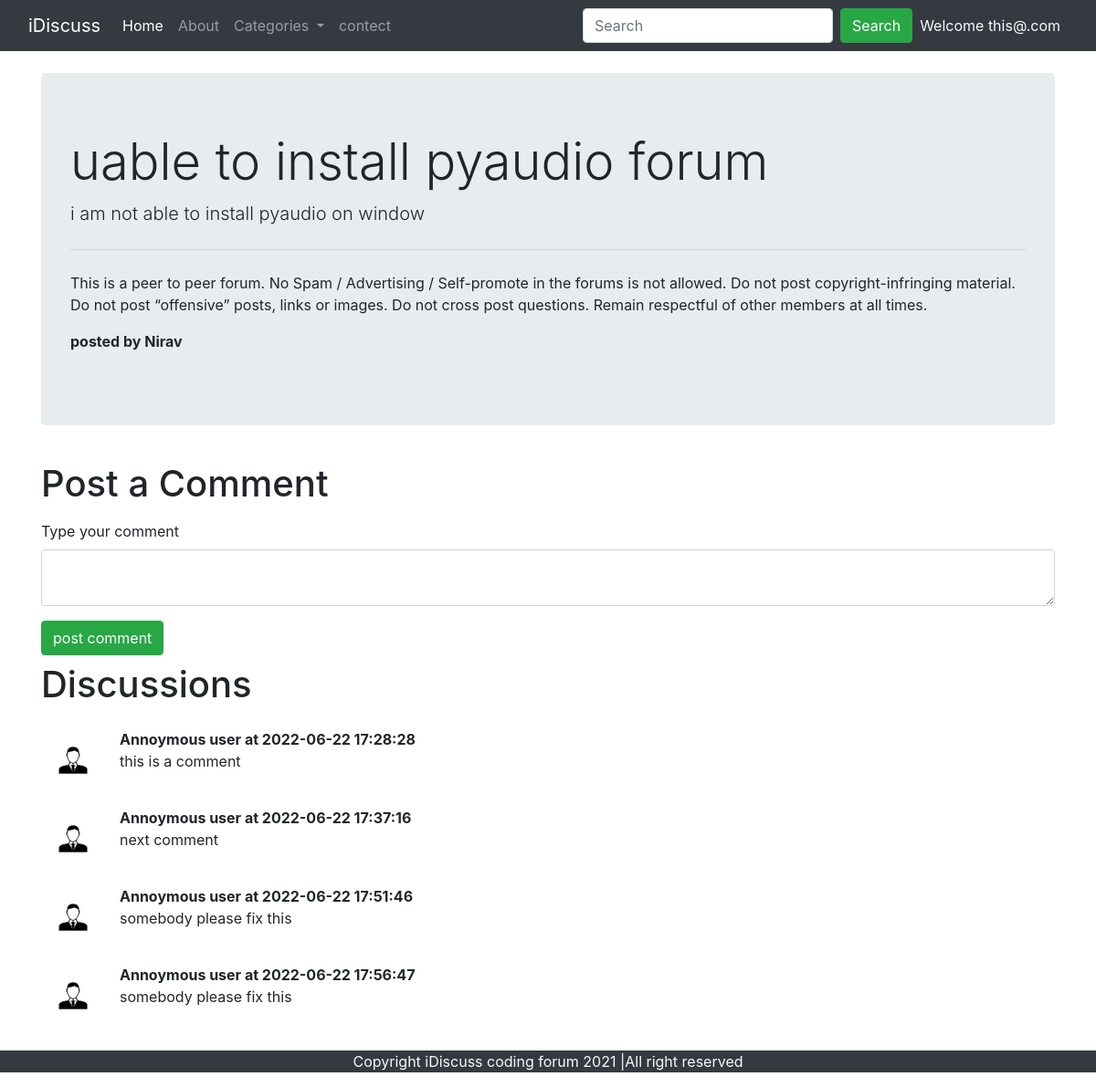
/forum1/thread.php?threadid=1 (signed in), run on the app's committed database.
### tables this page shows
CREATE TABLE `threads` (
  `thread_id` int(7) NOT NULL,
  `thread_title` varchar(255) NOT NULL,
  `thread_desc` text NOT NULL,
  `thread_cat_id` int(7) NOT NULL,
  `thread_user_id` int(7) NOT NULL,
  `timestamp` datetime NOT NULL DEFAULT current_timestamp()
);

CREATE TABLE `comments` (
  `comment_id` int(8) NOT NULL,
  `comment_content` text NOT NULL,
  `thread_id` int(8) NOT NULL,
  `comment_by` int(8) NOT NULL,
  `comment_time` datetime NOT NULL DEFAULT current_timestamp()
);

### forum1/thread.php (the view, shortened to what this page needs)
<!doctype html>
<html lang="en">
<head>
    <link rel="stylesheet" href="https://stackpath.bootstrapcdn.com/bootstrap/4.5.0/css/bootstrap.min.css">
</head>
<body>
    <?php include 'partials/_header.php'; ?>
    <?php include 'partials/_dbconnect.php'; ?>
    <?php
    $id = $_GET['threadid'];
    $sql =   "SELECT * FROM `threads` WHERE thread_id = $id";
    $result = mysqli_query($conn, $sql);
    while ($row = mysqli_fetch_assoc($result)) {
        $title = $row['thread_title'];
        $desc = $row['thread_desc'];
    }
    ?>
    <div class="container my-4">
        <div class="jumbotron">
            <h1 class="display-4"> <?php echo  $title; ?> forum </h1>
            <p class="lead"><?php echo  $desc; ?></p>
            <hr class="my-4">
            <p>This is a peer to peer forum. No Spam / Advertising / Self-promote in the forums is not allowed. Do not
                post copyright-infringing material. Do not post “offensive” posts, links or images. Do not cross post
                questions. Remain respectful of other members at all times.</p>
            <p><b>posted by Nirav</b></p>
        </div>
    </div>
    <div class="container">
        <h1 class="py-2">Post a Comment</h1>
        <form action="<?php echo $_SERVER['REQUEST_URI'] ?>" method="post">
            <div class="form-group">
                <label for="exampleFormControlTextarea1">Type your comment</label>
                <textarea class="form-control my-0" id="comment " name="comment" rows="2"></textarea>
            </div>
            <button type="submit" class="btn btn-success">post comment</button>
        </form>
    </div>
    <div class="container " id="ques">
        <h1 class="py-2">Discussions </h1>
        <?php
        $id = $_GET['threadid'];
        $sql = "SELECT * FROM `comments` WHERE thread_id=$id";
        $result = mysqli_query($conn, $sql);
        while ($row = mysqli_fetch_assoc($result)) {
            $content = $row['comment_content'];
            $comment_time = $row['comment_time'];
            echo '  <div class="media my-3">
            <img src="/php/forum1/img/user.png" width="70px" class="mr-3" alt="...">
            <div class="media-body">
            <p class="font-weight-bold my-0">Annoymous user at ' . $comment_time . '</p>
                ' . $content . '
            </div>
        </div>';
        }
        ?>
    </div>
    <?php include 'partials/_footer.php'; ?>
</body>
</html>

### forum1/thread.php (style rules this page uses)
#ques { min-height: 433px; }

### data on the page
threads: thread_title "uable to install pyaudio", thread_desc "i am not able to install pyaudio on window"
comments: comment_time "2022-06-22 17:28:28", comment_content "this is a comment"
comments: comment_time "2022-06-22 17:37:16", comment_content "next comment"
comments: comment_time "2022-06-22 17:51:46", comment_content "somebody please fix this"
comments: comment_time "2022-06-22 17:56:47", comment_content "somebody please fix this"

### other printed values
$_SESSION['user_email'] "this@.com"
